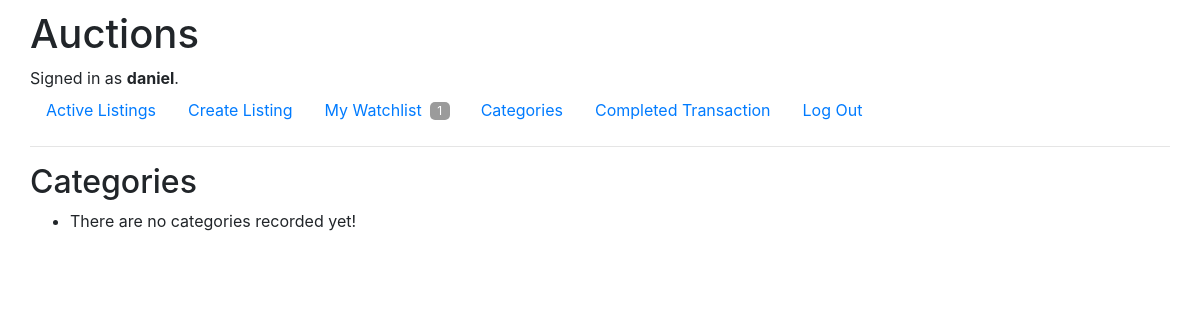
Page /category (signed in) on the earlier database version.
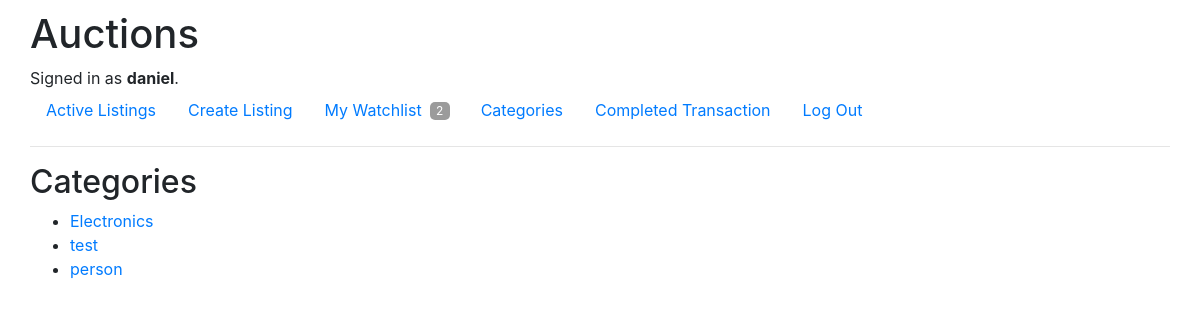
Same page on the later database version.
### auctions/models.py (models this page shows, shortened)
class User(AbstractUser):
    watchlist = models.ManyToManyField("Listing", blank=True, related_name="watchers")
    bought = models.ManyToManyField("Listing", blank=True, related_name="owner")
    sold = models.ManyToManyField("Listing", blank=True, related_name="seller")

class Listing(models.Model):
    title = models.CharField(max_length=64)
    time_created = models.DateTimeField(auto_now_add=True)
    description = models.TextField()
    starting_bid = models.DecimalField(max_digits=19, decimal_places=2)
    curr_price = models.DecimalField(max_digits=19, decimal_places=2, blank=True, null=True)
    image_url = models.URLField(blank=True)
    category = models.CharField(blank=True, max_length=64)
    creator = models.ForeignKey(User, on_delete=models.CASCADE, related_name="creator", blank=True, null=True)
    active = models.BooleanField(default=True)

### auctions/views.py (the view)
# urls.py: path("category", views.category, name="category"),
def category(request):
    categories = set()
    listings = Listing.objects.all()
    for listing in listings:
        if not listing.category == "" and not listing.active==False:
            categories.add(listing.category)
    return render(request, "auctions/category.html", {
        "categories" : categories
    })

### auctions/templates/auctions/category.html
{% extends "auctions/layout.html" %}
{% block body %}
    <h2>Categories</h2>
    <ul>
        {% for category in categories%}
            <li>
                <a  href="{% url 'categories' type=category %}">{{category}}</a>
            </li>
        {% empty %}
            <li>
                There are no categories recorded yet!
            </li>
        {% endfor %}
    </ul>
{% endblock %}

### auctions/templates/auctions/layout.html (shortened to what this page needs)
{% load static %}
<!DOCTYPE html>
<html lang="en">
    <head>
        <link rel="stylesheet" href="https://stackpath.bootstrapcdn.com/bootstrap/4.4.1/css/bootstrap.min.css">
        <link href="{% static 'auctions/styles.css' %}" rel="stylesheet">
    </head>
    <body>
        <h1>Auctions</h1>
        <div>
            {% if user.is_authenticated %}
                Signed in as <strong>{{ user.username }}</strong>.
            {% else %}
                Not signed in.
            {% endif %}
        </div>
        <ul class="nav">
            <li class="nav-item">
                <a class="nav-link" href="{% url 'index' %}">Active Listings</a>
            </li>
            {% if user.is_authenticated %}
                <li class="nav-item">
                    <a class="nav-link" href="{% url 'create' %}">Create Listing</a>
                </li>
                <li class="nav-item" id="nav-watchlist">
                    <a class="nav-link" id="nav-watchlist__link" href="{% url 'watchlist' %}">My Watchlist</a>
                    <div class="nav-watchlist__count">
                        {{user.watchlist.count}}
                    </div>
                </li>
                <li class="nav-item">
                    <a class="nav-link" href="{% url 'category' %}">Categories</a>
                </li>
                <li class="nav-item">
                    <a class="nav-link" href="{% url 'transaction' %}">Completed Transaction</a>
                </li>
                <li class="nav-item">
                    <a class="nav-link" href="{% url 'logout' %}">Log Out</a>
                </li>
            {% endif %}
        </ul>
        <hr>
        {% block body %}
        {% endblock %}
    </body>
</html>

Differences in the rows shown:
changed User "daniel": watchlist.count "1" → "2"
now on this page (row edited): Listing: categories "Electronics"
changed Listing: category empty → "Electronics" (drawn)
added Listing: categories "test"
now on this page (row edited): Listing: categories "person"
changed Listing: category empty → "person" (drawn)
Other differences:
text no longer shown: "There are no categories recorded yet!"
